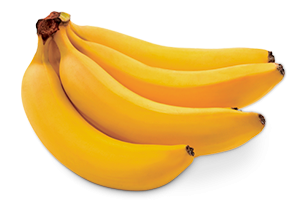
#> input picture CAP1/nana.png, 300 x 200 px
$ jupyter execute --allow-errors 'CAP 1.ipynb'
#> lines starting #> are read from the running program, lines starting #| are printed output that depends on the picture
# PIL - Python Imaging Library

[cell 1]
from PIL import Image
from pylab import *
import numpy as np

[cell 2]
#Lendo uma imagem com o módulo Image
pil_img = Image.open('nana.png')
#> pil_img is the input picture: PIL image 300x200 RGBA; mean R, G, B, A 120.5, 86.4, 22.1, 133.9

[cell 3]
#Convertendo uma imagem para np.array e mostrando a imagem
img = np.array(pil_img)
imshow(img)

[cell 4]
# Converte a imagem pra grayscale
img_gray = Image.open('nana.png').convert('L')
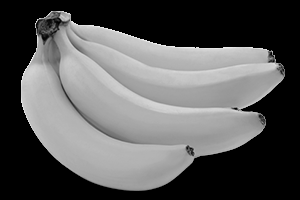
#> img_gray: PIL image 300x200 L; min 0, max 245, mean 89.3

[cell 5]
# mostra a imagem
img_gray = np.array(img_gray)
imshow(img_gray)

#> (a cell that did not finish here is left out)

## Create Thumbnails

Using PIL to create thumbnails is very simple. The **thumbnail()** method takes a tuple specifying the new size and converts the image to a thumbnail image with size that fits within the tuple. To create a thumbnail with longest side 128 pixels, use the method like this:

[cell 7]
pil_img.thumbnail((128,128))
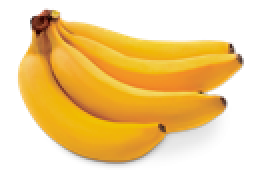
#> pil_img: PIL image 128x85 RGBA (shown 2 times larger); mean R, G, B, A 123.1, 88.7, 23.7, 133.8; transparent parts drawn white

[cell 8]
imshow(pil_img)

## Copy and Paste Regions

Cropping a region from an images is done using the **crop()** method:

[cell 9]
box = (100,100,400,400)
region = pil_img.crop(box)
#> region: PIL image 300x300 RGBA; every value is 0

The region is defined a 4-Tuple, where coordinates are (left,upper,right,lower). PIL uses a coordinate system with (0,0) in the upper left corner. The extracted region can, for example, be rotated and then put back using the **paste()** method lihe this:

[cell 10]
region = region.transpose(Image.ROTATE_180)
pil_img.paste(region,box)

## Resize and Rotate

To resize an image, call **resize()** with a tu8ple giving the new size:

[cell 11]
out = pil_img.resize((128,128))
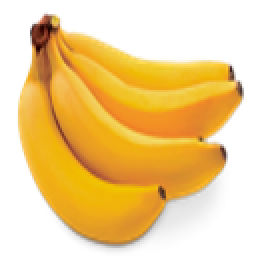
#> out: PIL image 128x128 RGBA (shown 2 times larger); mean R, G, B, A 124.4, 89.7, 24.3, 133.8; transparent parts drawn white

To rotate an image, use counterclockwise angles and **rotate()** like this:

[cell 12]
out = pil_img.rotate(45)
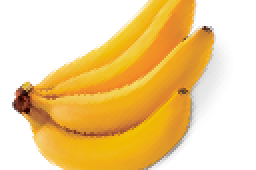
#> out: PIL image 128x85 RGBA (shown 2 times larger); mean R, G, B, A 117.6, 84.5, 22.3, 128.2; transparent parts drawn white
imshow(out)

# 1.2 Matplotlib

## Plotting Images, Points, and Lines

ALthough it is possible to create nice bar plots, pie charts, scatter plots, etc., only a few commands are needed for most computer vision purposes. Most importantly, we want to be able to show things llike interest points, correspondences, and detected objects using points and lines. Here is an example of plotting an image with a feew points and a line:

[cell 13]
#read image to np.array
img = np.array(Image.open('nana.png'))

#plot the image
imshow(img)

#some point
x = [100,100,400,400]
y = [200,500,200,500]

#plot the points with red star-markers
#plot(x,y,'r*')

# line plot connecting the first two points
#plot(x[:2],y[:2])

#add title and show the plot
title('Plotting: Banana')
show()

## Image Contours and Histograms

[cell 14]
im = np.array(Image.open('nana.png').convert('L'))

# create a new figure
figure()
#don't use colors
gray()
#show contours with origin upper left corner
contour(im,origin='image')
axis('equal')
axis('off')

figure()
hist(im.flatten(),128)
show()
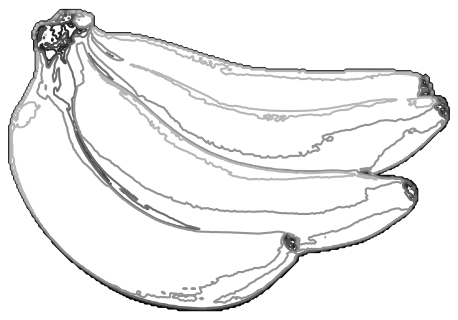
#> figure drawn by matplotlib, 1 panel
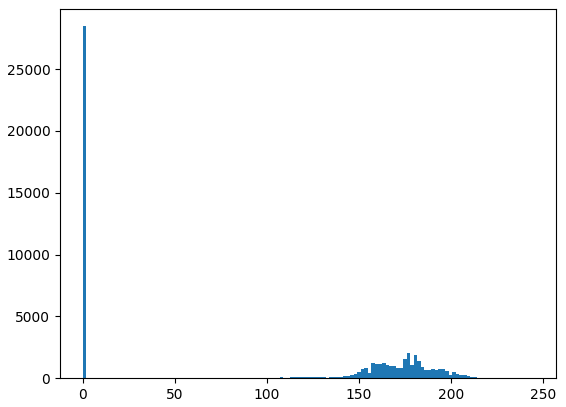
#> figure drawn by matplotlib, 1 panel; tallest bar 28474 high, from x = 0 to 1.91

An image histogram is a plot showing the distribution of pixel values. A number of bins is specified for the span of values and each bin gets a count of how many pixels have values in the bin's range. The visualization of the (graylevel) image histogram is done using the **hist()** function.

## Interactive Annotation

Sometimes users need to interact with an application, for example by marking points in an image, or you need to annotate some training data. PyLab comes with a simple function, **ginput()**, that lets you do just that. Here's a short example:

[cell 15]
# [6 lines of commented-out code are left out]

## Array Image Representation

[cell 16]
im = np.array(Image.open('apple.jpg'))
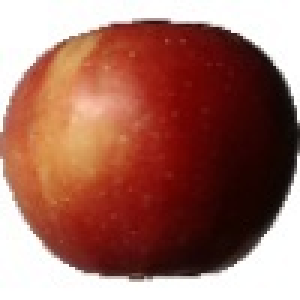
#> input picture CAP1/apple.jpg, 100 x 100 px (shown 3 times larger)
#> im is the input picture: shape (100, 100, 3); mean R, G, B 160.8, 110.2, 98.6
print(im.shape)
#| (100, 100, 3)
print(im.dtype)
#| uint8

[cell 17]
new_im = np.array(Image.open('apple.jpg').convert('L'),'f')
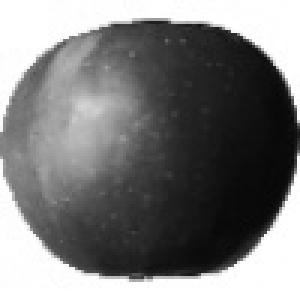
#> new_im: shape (100, 100) float32 (shown 3 times larger); min 6, max 255, mean 124
print(new_im.shape)
#| (100, 100)
print(new_im.dtype)
#| float32
